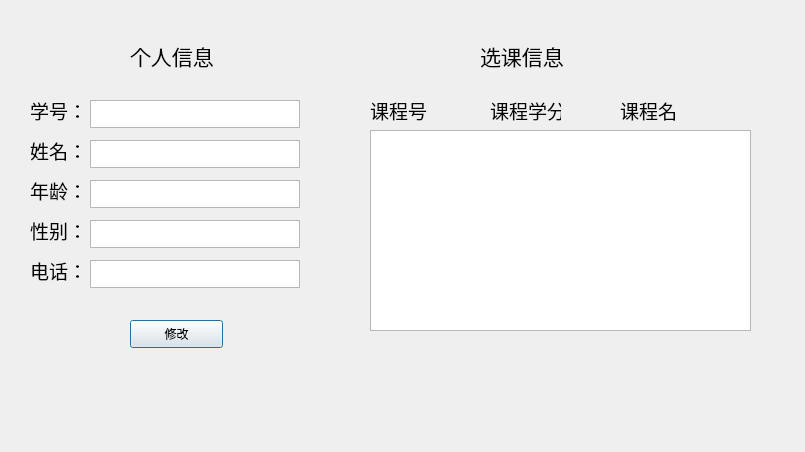
<?xml version="1.0" encoding="UTF-8"?>
<ui version="4.0">
 <class>Dialog</class>
 <widget class="QDialog" name="Dialog">
  <property name="geometry">
   <rect>
    <x>0</x>
    <y>0</y>
    <width>805</width>
    <height>452</height>
   </rect>
  </property>
  <property name="windowTitle">
   <string>Dialog</string>
  </property>
  <widget class="QLabel" name="label">
   <property name="geometry">
    <rect>
     <x>130</x>
     <y>30</y>
     <width>121</width>
     <height>51</height>
    </rect>
   </property>
   <property name="font">
    <font>
     <family>楷体</family>
     <pointsize>16</pointsize>
    </font>
   </property>
   <property name="text">
    <string>个人信息</string>
   </property>
  </widget>
  <widget class="QLabel" name="label_2">
   <property name="geometry">
    <rect>
     <x>30</x>
     <y>100</y>
     <width>71</width>
     <height>21</height>
    </rect>
   </property>
   <property name="font">
    <font>
     <family>楷体</family>
     <pointsize>14</pointsize>
    </font>
   </property>
   <property name="text">
    <string>学号：</string>
   </property>
  </widget>
  <widget class="QLabel" name="label_3">
   <property name="geometry">
    <rect>
     <x>30</x>
     <y>140</y>
     <width>71</width>
     <height>21</height>
    </rect>
   </property>
   <property name="font">
    <font>
     <family>楷体</family>
     <pointsize>14</pointsize>
    </font>
   </property>
   <property name="text">
    <string>姓名：</string>
   </property>
  </widget>
  <widget class="QLabel" name="label_4">
   <property name="geometry">
    <rect>
     <x>30</x>
     <y>180</y>
     <width>71</width>
     <height>21</height>
    </rect>
   </property>
   <property name="font">
    <font>
     <family>楷体</family>
     <pointsize>14</pointsize>
    </font>
   </property>
   <property name="text">
    <string>年龄：</string>
   </property>
  </widget>
  <widget class="QLabel" name="label_5">
   <property name="geometry">
    <rect>
     <x>30</x>
     <y>220</y>
     <width>71</width>
     <height>21</height>
    </rect>
   </property>
   <property name="font">
    <font>
     <family>楷体</family>
     <pointsize>14</pointsize>
    </font>
   </property>
   <property name="text">
    <string>性别：</string>
   </property>
  </widget>
  <widget class="QLabel" name="label_6">
   <property name="geometry">
    <rect>
     <x>30</x>
     <y>260</y>
     <width>71</width>
     <height>21</height>
    </rect>
   </property>
   <property name="font">
    <font>
     <family>楷体</family>
     <pointsize>14</pointsize>
    </font>
   </property>
   <property name="text">
    <string>电话：</string>
   </property>
  </widget>
  <widget class="QTextBrowser" name="textBrowser">
   <property name="geometry">
    <rect>
     <x>90</x>
     <y>100</y>
     <width>210</width>
     <height>28</height>
    </rect>
   </property>
  </widget>
  <widget class="QTextBrowser" name="textBrowser_2">
   <property name="geometry">
    <rect>
     <x>90</x>
     <y>140</y>
     <width>210</width>
     <height>28</height>
    </rect>
   </property>
  </widget>
  <widget class="QTextBrowser" name="textBrowser_3">
   <property name="geometry">
    <rect>
     <x>90</x>
     <y>180</y>
     <width>210</width>
     <height>28</height>
    </rect>
   </property>
  </widget>
  <widget class="QTextBrowser" name="textBrowser_4">
   <property name="geometry">
    <rect>
     <x>90</x>
     <y>220</y>
     <width>210</width>
     <height>28</height>
    </rect>
   </property>
  </widget>
  <widget class="QTextBrowser" name="textBrowser_5">
   <property name="geometry">
    <rect>
     <x>90</x>
     <y>260</y>
     <width>210</width>
     <height>28</height>
    </rect>
   </property>
  </widget>
  <widget class="QLabel" name="label_7">
   <property name="geometry">
    <rect>
     <x>480</x>
     <y>30</y>
     <width>121</width>
     <height>51</height>
    </rect>
   </property>
   <property name="font">
    <font>
     <family>楷体</family>
     <pointsize>16</pointsize>
    </font>
   </property>
   <property name="text">
    <string>选课信息</string>
   </property>
  </widget>
  <widget class="QTextBrowser" name="textBrowser_6">
   <property name="geometry">
    <rect>
     <x>370</x>
     <y>130</y>
     <width>381</width>
     <height>201</height>
    </rect>
   </property>
  </widget>
  <widget class="QPushButton" name="pushButton">
   <property name="geometry">
    <rect>
     <x>130</x>
     <y>320</y>
     <width>93</width>
     <height>28</height>
    </rect>
   </property>
   <property name="text">
    <string>修改</string>
   </property>
  </widget>
  <widget class="QLabel" name="label_8">
   <property name="geometry">
    <rect>
     <x>370</x>
     <y>100</y>
     <width>71</width>
     <height>21</height>
    </rect>
   </property>
   <property name="font">
    <font>
     <family>楷体</family>
     <pointsize>14</pointsize>
    </font>
   </property>
   <property name="text">
    <string>课程号</string>
   </property>
  </widget>
  <widget class="QLabel" name="label_9">
   <property name="geometry">
    <rect>
     <x>490</x>
     <y>100</y>
     <width>71</width>
     <height>21</height>
    </rect>
   </property>
   <property name="font">
    <font>
     <family>楷体</family>
     <pointsize>14</pointsize>
    </font>
   </property>
   <property name="text">
    <string>课程学分</string>
   </property>
  </widget>
  <widget class="QLabel" name="label_10">
   <property name="geometry">
    <rect>
     <x>620</x>
     <y>100</y>
     <width>71</width>
     <height>21</height>
    </rect>
   </property>
   <property name="font">
    <font>
     <family>楷体</family>
     <pointsize>14</pointsize>
    </font>
   </property>
   <property name="text">
    <string>课程名</string>
   </property>
  </widget>
 </widget>
 <resources/>
 <connections/>
</ui>
